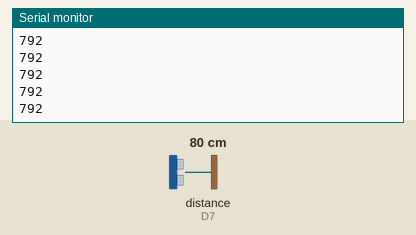
A sketch run on a simulated nRF52 board. Parts: the last lines printed to the serial monitor. Wiring (inferred from the names in the program): ultrasonic range finder: trigger A1; echo D7. The test bench sets the inputs (shaded band); at power-on: distance to the obstacle (sensor on D7) 80 cm. The echo pulse lasts 58.3 µs per cm.

Above: at 1.2 s.
1.3 s: distance to the obstacle (sensor on D7) set to 2 cm
At 1.9 s:
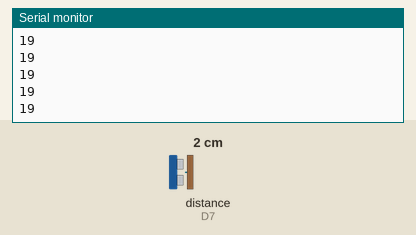
2.8 s: distance to the obstacle (sensor on D7) set to 4 cm
At 3.5 s:
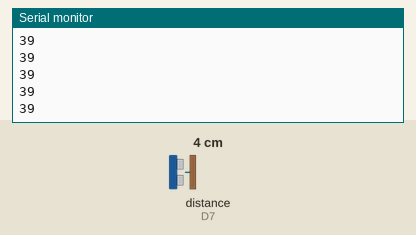
Timing chart, 0 to 5.8 s (numbered marks = the images above; inputs shaded):
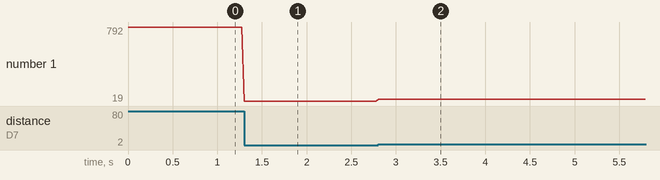

Measured:
- after the input at 1.3 s, the serial monitor: prints a new line at once (image 1)
- after the input at 2.8 s, the serial monitor: prints a new line at once (image 2)
- plotted number 1: 792 → 19 after the input at 1.3 s, 19 → 39 after the input at 2.8 s

The sketch:

test.ino
```cpp
#include <Arduino.h>
#include "NewPing.h"
#define TRIGGER_PIN 15
#define ECHO_PIN 7
unsigned int EchoPin = 7;   // The Arduino's the Pin2 connection to US-100 Echo / RX
unsigned int TrigPin = 15;
unsigned long Time_Echo_us = 0;
unsigned long Len_mm  = 0;
void setup() {

 //Initialize
 Serial.begin(9600);         //  The measurement results through the serial output to the serial port on the PC monitor
 pinMode(EchoPin, INPUT);    //  The set EchoPin input mode.
 pinMode(TrigPin, OUTPUT);   //  The set TrigPin output mode.
}

void loop() {

  // By the Trig / Pin sending pulses trigger US-100 ranging
 digitalWrite(TrigPin, HIGH);                         // Send pulses begin by Trig / Pin
 delayMicroseconds(50);                               // Set the pulse width of 50us (> 10us)
 digitalWrite(TrigPin, LOW);                          // The end of the pulse
 Time_Echo_us = pulseIn(EchoPin, HIGH);               // A pulse width calculating US-100 returned
 if((Time_Echo_us < 60000) && (Time_Echo_us > 1)) {   // Pulse effective range (1, 60000).
  // Len_mm = (Time_Echo_us * 0.34mm/us) / 2 (mm)
  Len_mm = (Time_Echo_us*34/100)/2;                   // Calculating the distance by a pulse width.
               // Output to the serial port monitor
  Serial.println(Len_mm, DEC);                          // Output to the serial port monitor
                            // Output to the serial port monitor
 }
 delay(30);                                         // Per second (1000ms) measured
} 
```
